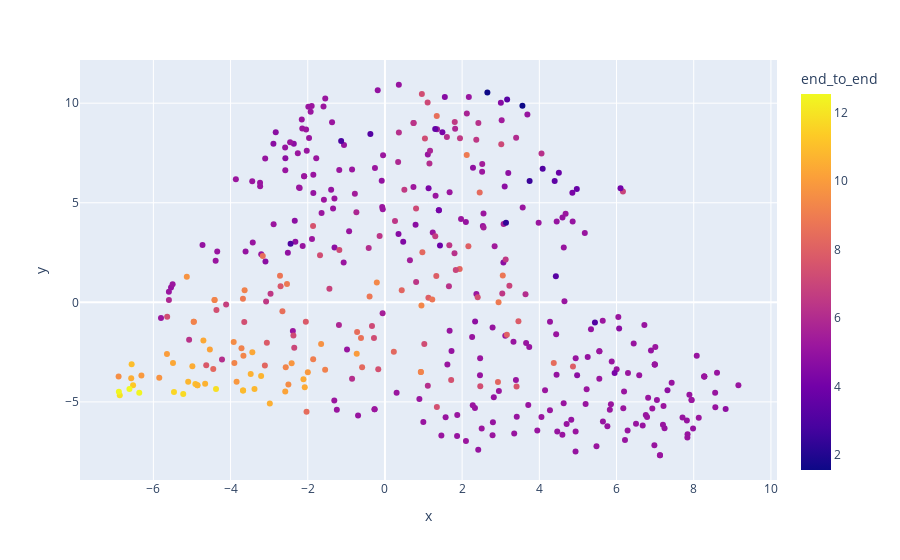

The notebook cell saved with this chart:
### Code cell
vis_PED.dimensionality_reduction_scatter(size=20,color_by='end_to_end', kde_by_ensemble=True, plotly=True);

### Figure 1 — Plotly figure (JSON) as saved in the notebook; plotly's stock layout.template omitted (floating-point values rounded to 4 significant figures; data arrays with more than 128 entries replaced by an {"elided": "..."} marker saying what was removed)
{"data": [{"customdata": {"elided": "400x1 str values"}, "hovertemplate": "x=%{x}<br>y=%{y}<br>index=%{customdata[0]}<br>color=%{marker.color}<extra></extra>", "legendgroup": "", "marker": {"color": {"elided": "400 float values"}, "coloraxis": "coloraxis", "symbol": "circle"}, "mode": "markers", "name": "", "orientation": "v", "showlegend": false, "type": "scatter", "x": {"elided": "400 float values"}, "xaxis": "x", "y": {"elided": "400 float values"}, "yaxis": "y"}], "layout": {"coloraxis": {"colorbar": {"title": {"text": "end_to_end"}}, "colorscale": [[0, "#0d0887"], [0.1111, "#46039f"], [0.2222, "#7201a8"], [0.3333, "#9c179e"], [0.4444, "#bd3786"], [0.5556, "#d8576b"], [0.6667, "#ed7953"], [0.7778, "#fb9f3a"], [0.8889, "#fdca26"], [1, "#f0f921"]]}, "legend": {"tracegroupgap": 0}, "margin": {"t": 60}, "xaxis": {"anchor": "y", "domain": [0, 1], "title": {"text": "x"}}, "yaxis": {"anchor": "x", "domain": [0, 1], "title": {"text": "y"}}}}
